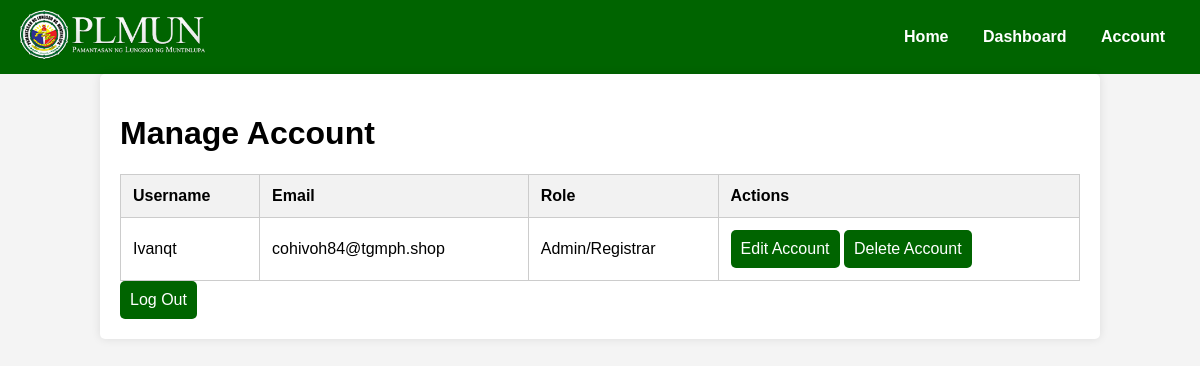
Page /manage_account.php (signed in) on the committed database.
### tables this page shows
CREATE TABLE `users` (
  `id` int(11) NOT NULL,
  `username` varchar(50) NOT NULL,
  `email` varchar(100) NOT NULL,
  `password` varchar(255) NOT NULL,
  `role` enum('registrar','alumni') NOT NULL
);

### manage_account.php (the view, shortened to what this page needs)
<?php
$host = 'localhost';
$db = 'Alumni_Database';
$user = 'root';
$pass = '12345';
try {
    $pdo = new PDO("mysql:host=$host;dbname=$db", $user, $pass);
    $pdo->setAttribute(PDO::ATTR_ERRMODE, PDO::ERRMODE_EXCEPTION);
} catch (PDOException $e) {
    die("Connection failed: " . $e->getMessage());
}
$stmt = $pdo->prepare("SELECT username, email, role FROM users WHERE username = :username");
$stmt->execute(['username' => $_SESSION['username']]);
$user = $stmt->fetch(PDO::FETCH_ASSOC);
?>
<!DOCTYPE html>
<html lang="en">
<head>
</head>
<body>
    <nav>
        <div class="logo">
            <img src="images/plmun-logo.png" alt="School Logo">
        </div>
        <div>
            <a href="landing.php">Home</a>
            <a href="dashboard.php">Dashboard</a>
            <a href="manage_account.php">Account</a>
        </div>
    </nav>
    <div class="container">
        <h1>Manage Account</h1>
        <?php if ($user): ?>
            <table>
                <tr>
                    <th>Username</th>
                    <th>Email</th>
                    <th>Role</th>
                    <th>Actions</th>
                </tr>
                <tr>
                    <td><?= htmlspecialchars($user['username']); ?></td>
                    <td><?= htmlspecialchars($user['email']); ?></td>
                    <td><?= htmlspecialchars($user['role'] == 'admin' ? 'Registrar/Admin' : 'Admin/Registrar'); ?></td>
                    <td>
                        <form action="edit_account.php" method="get" style="display:inline;">
                            <button type="submit">Edit Account</button>
                        </form>
                        <form action="delete_account.php" method="post" style="display:inline;">
                            <button type="submit" onclick="return confirm('Are you sure you want to delete this account?');">Delete Account</button>
                        </form>
                    </td>
                </tr>
            </table>
        <?php else: ?>
            <p>No account found. Please log in.</p>
        <?php endif; ?>
        <form action="" method="post">
            <button type="submit" name="logout">Log Out</button>
        </form>
    </div>
</body>
</html>

### manage_account.php (style rules this page uses)
body { font-family: Arial, sans-serif; margin: 0; padding: 0; background-color: #f4f4f4; }
nav { display: flex; align-items: center; justify-content: space-between; background-color: #006400; padding: 10px 20px; }
nav img { max-height: 50px; }
nav a { color: white; text-decoration: none; margin: 0 15px; font-weight: bold; }
.container { width: 80%; margin: auto; padding: 20px; background-color: white; border-radius: 5px; box-shadow: 0 0 10px rgba(0,0,0,0.1); }
table { width: 100%; border-collapse: collapse; margin-top: 20px; }
th, td { padding: 12px; border: 1px solid #ccc; text-align: left; }
th { background-color: #f2f2f2; }
button { padding: 10px; background-color: #006400; color: white; border: none; border-radius: 5px; font-size: 16px; cursor: pointer; }

### rows in the picture
users: username "Ivanqt", email "cohivoh84@tgmph.shop", role "Admin/Registrar"
